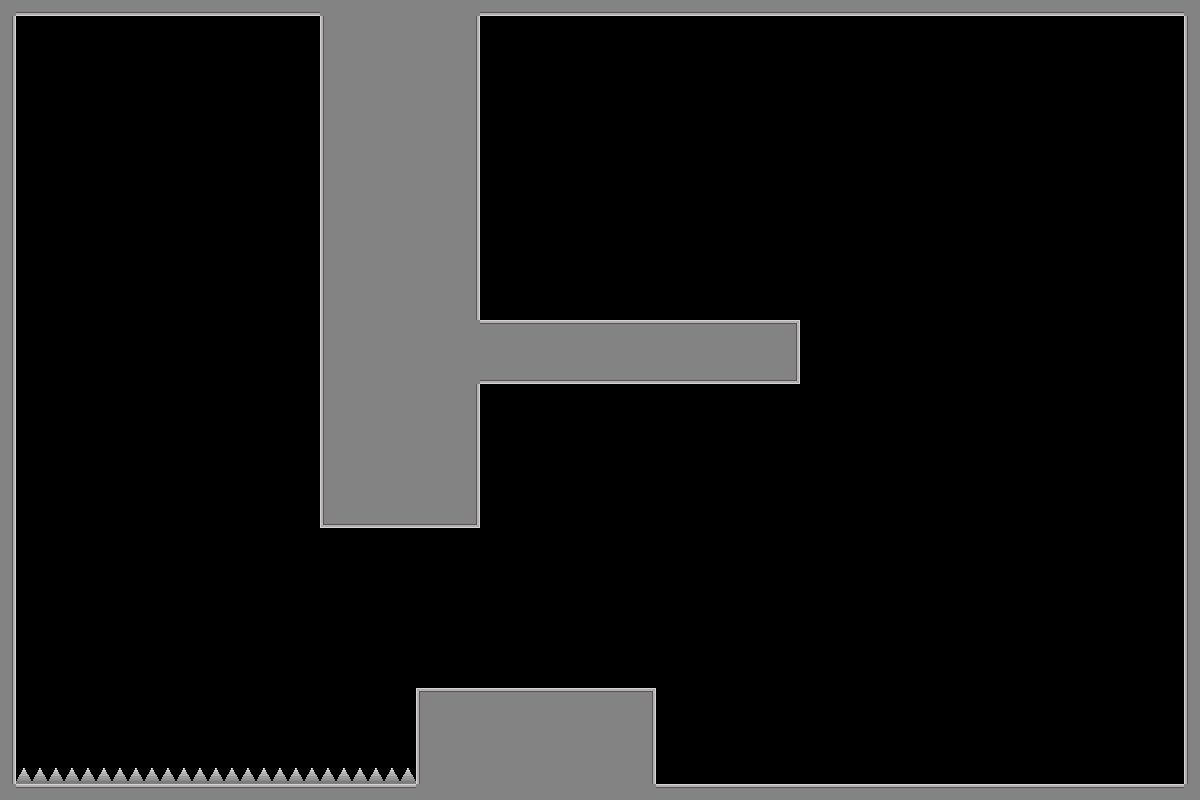

The image is a tile-based game level rendered from a .tmx file. Its description and source (layers, tilesets, objects; grid data summarised) follow:
An orthogonal 75x50 tile map with 16x16 px tiles, 1 tile layer (Tile Layer 1).

<map version="1.10" tiledversion="1.12.2" orientation="orthogonal" renderorder="right-down" width="75" height="50" tilewidth="16" tileheight="16" infinite="0" nextlayerid="3" nextobjectid="1">
 <tileset firstgid="1" source="place_holder_tileset.tsx" />
 <layer id="1" name="Tile Layer 1" width="75" height="50">
  <data>[3750 cells, 761 non-empty, 11 distinct tile ids]</data>
 </layer>
 <objectgroup id="2" name="object_layer" />
</map>
